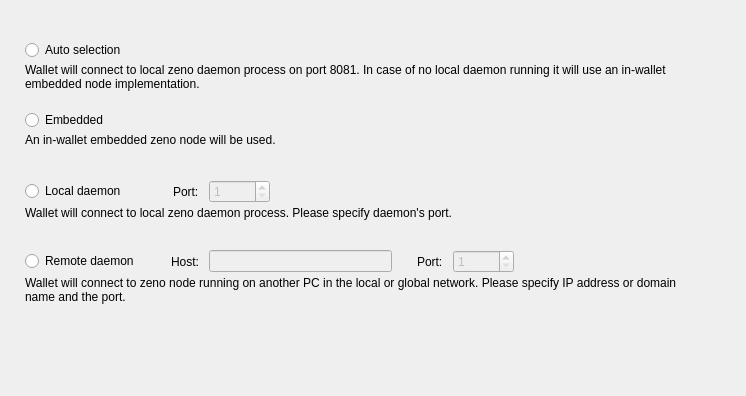
<?xml version="1.0" encoding="UTF-8"?>
<ui version="4.0">
 <class>ConnectionOptionsFrame</class>
 <widget class="QFrame" name="ConnectionOptionsFrame">
  <property name="geometry">
   <rect>
    <x>0</x>
    <y>0</y>
    <width>746</width>
    <height>396</height>
   </rect>
  </property>
  <property name="windowTitle">
   <string>Frame</string>
  </property>
  <property name="frameShape">
   <enum>QFrame::NoFrame</enum>
  </property>
  <property name="frameShadow">
   <enum>QFrame::Raised</enum>
  </property>
  <layout class="QVBoxLayout" name="verticalLayout_5">
   <property name="spacing">
    <number>0</number>
   </property>
   <property name="leftMargin">
    <number>25</number>
   </property>
   <property name="topMargin">
    <number>40</number>
   </property>
   <property name="rightMargin">
    <number>49</number>
   </property>
   <item>
    <widget class="QWidget" name="widget" native="true">
     <property name="sizePolicy">
      <sizepolicy hsizetype="Preferred" vsizetype="Fixed">
       <horstretch>0</horstretch>
       <verstretch>0</verstretch>
      </sizepolicy>
     </property>
     <property name="minimumSize">
      <size>
       <width>0</width>
       <height>70</height>
      </size>
     </property>
     <property name="maximumSize">
      <size>
       <width>16777215</width>
       <height>70</height>
      </size>
     </property>
     <layout class="QVBoxLayout" name="verticalLayout" stretch="0,1">
      <property name="spacing">
       <number>3</number>
      </property>
      <property name="leftMargin">
       <number>0</number>
      </property>
      <property name="topMargin">
       <number>0</number>
      </property>
      <property name="rightMargin">
       <number>0</number>
      </property>
      <property name="bottomMargin">
       <number>0</number>
      </property>
      <item>
       <widget class="QRadioButton" name="m_autoRadio">
        <property name="text">
         <string>Auto selection</string>
        </property>
        <attribute name="buttonGroup">
         <string notr="true">m_connectionButtonGroup</string>
        </attribute>
       </widget>
      </item>
      <item alignment="Qt::AlignTop">
       <widget class="WalletGui::WalletSmallGrayTextLabel" name="m_autoHelperLabel">
        <property name="text">
         <string>Wallet will connect to local zeno daemon process on port 8081. In case of no local daemon running it will use an in-wallet embedded node implementation.</string>
        </property>
        <property name="alignment">
         <set>Qt::AlignLeading|Qt::AlignLeft|Qt::AlignTop</set>
        </property>
        <property name="wordWrap">
         <bool>true</bool>
        </property>
        <property name="indent">
         <number>0</number>
        </property>
       </widget>
      </item>
     </layout>
    </widget>
   </item>
   <item>
    <widget class="QWidget" name="widget_2" native="true">
     <property name="sizePolicy">
      <sizepolicy hsizetype="Preferred" vsizetype="Fixed">
       <horstretch>0</horstretch>
       <verstretch>0</verstretch>
      </sizepolicy>
     </property>
     <property name="minimumSize">
      <size>
       <width>0</width>
       <height>70</height>
      </size>
     </property>
     <property name="maximumSize">
      <size>
       <width>16777215</width>
       <height>70</height>
      </size>
     </property>
     <layout class="QVBoxLayout" name="verticalLayout_2" stretch="0,1">
      <property name="spacing">
       <number>3</number>
      </property>
      <property name="leftMargin">
       <number>0</number>
      </property>
      <property name="topMargin">
       <number>0</number>
      </property>
      <property name="rightMargin">
       <number>0</number>
      </property>
      <property name="bottomMargin">
       <number>0</number>
      </property>
      <item>
       <widget class="QRadioButton" name="m_embeddedRadio">
        <property name="text">
         <string>Embedded</string>
        </property>
        <attribute name="buttonGroup">
         <string notr="true">m_connectionButtonGroup</string>
        </attribute>
       </widget>
      </item>
      <item alignment="Qt::AlignTop">
       <widget class="WalletGui::WalletSmallGrayTextLabel" name="m_embeddedHelperLabel">
        <property name="text">
         <string>An in-wallet embedded zeno node will be used.</string>
        </property>
        <property name="alignment">
         <set>Qt::AlignLeading|Qt::AlignLeft|Qt::AlignTop</set>
        </property>
        <property name="wordWrap">
         <bool>true</bool>
        </property>
        <property name="indent">
         <number>0</number>
        </property>
       </widget>
      </item>
     </layout>
    </widget>
   </item>
   <item>
    <widget class="QWidget" name="widget_3" native="true">
     <property name="sizePolicy">
      <sizepolicy hsizetype="Preferred" vsizetype="Fixed">
       <horstretch>0</horstretch>
       <verstretch>0</verstretch>
      </sizepolicy>
     </property>
     <property name="minimumSize">
      <size>
       <width>0</width>
       <height>70</height>
      </size>
     </property>
     <property name="maximumSize">
      <size>
       <width>16777215</width>
       <height>70</height>
      </size>
     </property>
     <layout class="QVBoxLayout" name="verticalLayout_3" stretch="0,1">
      <property name="spacing">
       <number>3</number>
      </property>
      <property name="leftMargin">
       <number>0</number>
      </property>
      <property name="topMargin">
       <number>0</number>
      </property>
      <property name="rightMargin">
       <number>0</number>
      </property>
      <property name="bottomMargin">
       <number>0</number>
      </property>
      <item>
       <layout class="QHBoxLayout" name="horizontalLayout">
        <property name="spacing">
         <number>10</number>
        </property>
        <item>
         <widget class="QRadioButton" name="m_localRadio">
          <property name="text">
           <string>Local daemon</string>
          </property>
          <attribute name="buttonGroup">
           <string notr="true">m_connectionButtonGroup</string>
          </attribute>
         </widget>
        </item>
        <item>
         <spacer name="horizontalSpacer">
          <property name="orientation">
           <enum>Qt::Horizontal</enum>
          </property>
          <property name="sizeType">
           <enum>QSizePolicy::Fixed</enum>
          </property>
          <property name="sizeHint" stdset="0">
           <size>
            <width>37</width>
            <height>20</height>
           </size>
          </property>
         </spacer>
        </item>
        <item>
         <widget class="QLabel" name="label">
          <property name="text">
           <string>Port:</string>
          </property>
         </widget>
        </item>
        <item alignment="Qt::AlignVCenter">
         <widget class="QSpinBox" name="m_localPortSpin">
          <property name="enabled">
           <bool>false</bool>
          </property>
          <property name="minimum">
           <number>1</number>
          </property>
          <property name="maximum">
           <number>65535</number>
          </property>
          <property name="value">
           <number>1</number>
          </property>
         </widget>
        </item>
        <item>
         <spacer name="horizontalSpacer_2">
          <property name="orientation">
           <enum>Qt::Horizontal</enum>
          </property>
          <property name="sizeHint" stdset="0">
           <size>
            <width>40</width>
            <height>20</height>
           </size>
          </property>
         </spacer>
        </item>
       </layout>
      </item>
      <item alignment="Qt::AlignTop">
       <widget class="WalletGui::WalletSmallGrayTextLabel" name="m_localHelperLabel">
        <property name="text">
         <string>Wallet will connect to local zeno daemon process. Please specify daemon's port.</string>
        </property>
        <property name="alignment">
         <set>Qt::AlignLeading|Qt::AlignLeft|Qt::AlignTop</set>
        </property>
        <property name="wordWrap">
         <bool>true</bool>
        </property>
        <property name="indent">
         <number>0</number>
        </property>
       </widget>
      </item>
     </layout>
    </widget>
   </item>
   <item>
    <widget class="QWidget" name="widget_4" native="true">
     <property name="sizePolicy">
      <sizepolicy hsizetype="Preferred" vsizetype="Fixed">
       <horstretch>0</horstretch>
       <verstretch>0</verstretch>
      </sizepolicy>
     </property>
     <property name="minimumSize">
      <size>
       <width>0</width>
       <height>70</height>
      </size>
     </property>
     <property name="maximumSize">
      <size>
       <width>16777215</width>
       <height>70</height>
      </size>
     </property>
     <layout class="QVBoxLayout" name="verticalLayout_4" stretch="0,1">
      <property name="spacing">
       <number>3</number>
      </property>
      <property name="leftMargin">
       <number>0</number>
      </property>
      <property name="topMargin">
       <number>0</number>
      </property>
      <property name="rightMargin">
       <number>0</number>
      </property>
      <property name="bottomMargin">
       <number>0</number>
      </property>
      <item>
       <layout class="QHBoxLayout" name="horizontalLayout_2">
        <property name="spacing">
         <number>10</number>
        </property>
        <item>
         <widget class="QRadioButton" name="m_remoteRadio">
          <property name="text">
           <string>Remote daemon</string>
          </property>
          <attribute name="buttonGroup">
           <string notr="true">m_connectionButtonGroup</string>
          </attribute>
         </widget>
        </item>
        <item>
         <spacer name="horizontalSpacer_3">
          <property name="orientation">
           <enum>Qt::Horizontal</enum>
          </property>
          <property name="sizeType">
           <enum>QSizePolicy::Fixed</enum>
          </property>
          <property name="sizeHint" stdset="0">
           <size>
            <width>22</width>
            <height>20</height>
           </size>
          </property>
         </spacer>
        </item>
        <item>
         <widget class="QLabel" name="label_2">
          <property name="text">
           <string>Host:</string>
          </property>
         </widget>
        </item>
        <item>
         <widget class="QLineEdit" name="m_remoteHostEdit">
          <property name="enabled">
           <bool>false</bool>
          </property>
         </widget>
        </item>
        <item>
         <spacer name="horizontalSpacer_5">
          <property name="orientation">
           <enum>Qt::Horizontal</enum>
          </property>
          <property name="sizeType">
           <enum>QSizePolicy::Fixed</enum>
          </property>
          <property name="sizeHint" stdset="0">
           <size>
            <width>15</width>
            <height>20</height>
           </size>
          </property>
         </spacer>
        </item>
        <item>
         <widget class="QLabel" name="label_3">
          <property name="text">
           <string>Port:</string>
          </property>
         </widget>
        </item>
        <item alignment="Qt::AlignVCenter">
         <widget class="QSpinBox" name="m_remotePortSpin">
          <property name="enabled">
           <bool>false</bool>
          </property>
          <property name="minimum">
           <number>1</number>
          </property>
          <property name="maximum">
           <number>65535</number>
          </property>
          <property name="value">
           <number>1</number>
          </property>
         </widget>
        </item>
        <item>
         <spacer name="horizontalSpacer_4">
          <property name="orientation">
           <enum>Qt::Horizontal</enum>
          </property>
          <property name="sizeHint" stdset="0">
           <size>
            <width>40</width>
            <height>20</height>
           </size>
          </property>
         </spacer>
        </item>
       </layout>
      </item>
      <item alignment="Qt::AlignTop">
       <widget class="WalletGui::WalletSmallGrayTextLabel" name="m_remoteHelperLabel">
        <property name="text">
         <string>Wallet will connect to zeno node running on another PC in the local or global network. Please specify IP address or domain name and the port.</string>
        </property>
        <property name="alignment">
         <set>Qt::AlignLeading|Qt::AlignLeft|Qt::AlignTop</set>
        </property>
        <property name="wordWrap">
         <bool>true</bool>
        </property>
        <property name="indent">
         <number>0</number>
        </property>
       </widget>
      </item>
     </layout>
    </widget>
   </item>
   <item>
    <spacer name="verticalSpacer">
     <property name="orientation">
      <enum>Qt::Vertical</enum>
     </property>
     <property name="sizeHint" stdset="0">
      <size>
       <width>665</width>
       <height>61</height>
      </size>
     </property>
    </spacer>
   </item>
  </layout>
 </widget>
 <customwidgets>
  <customwidget>
   <class>WalletGui::WalletSmallGrayTextLabel</class>
   <extends>QLabel</extends>
   <header>Gui/Common/WalletTextLabel.h</header>
  </customwidget>
 </customwidgets>
 <resources/>
 <connections>
  <connection>
   <sender>m_remoteHostEdit</sender>
   <signal>textChanged(QString)</signal>
   <receiver>ConnectionOptionsFrame</receiver>
   <slot>remoteHostNameChanged(QString)</slot>
   <hints>
    <hint type="sourcelabel">
     <x>390</x>
     <y>319</y>
    </hint>
    <hint type="destinationlabel">
     <x>372</x>
     <y>197</y>
    </hint>
   </hints>
  </connection>
  <connection>
   <sender>m_connectionButtonGroup</sender>
   <signal>buttonClicked(int)</signal>
   <receiver>ConnectionOptionsFrame</receiver>
   <slot>connectionButtonClicked(int)</slot>
   <hints>
    <hint type="sourcelabel">
     <x>-1</x>
     <y>-1</y>
    </hint>
    <hint type="destinationlabel">
     <x>372</x>
     <y>197</y>
    </hint>
   </hints>
  </connection>
  <connection>
   <sender>m_remoteRadio</sender>
   <signal>toggled(bool)</signal>
   <receiver>m_remoteHostEdit</receiver>
   <slot>setEnabled(bool)</slot>
   <hints>
    <hint type="sourcelabel">
     <x>88</x>
     <y>264</y>
    </hint>
    <hint type="destinationlabel">
     <x>312</x>
     <y>263</y>
    </hint>
   </hints>
  </connection>
  <connection>
   <sender>m_remoteRadio</sender>
   <signal>toggled(bool)</signal>
   <receiver>m_remotePortSpin</receiver>
   <slot>setEnabled(bool)</slot>
   <hints>
    <hint type="sourcelabel">
     <x>88</x>
     <y>264</y>
    </hint>
    <hint type="destinationlabel">
     <x>498</x>
     <y>263</y>
    </hint>
   </hints>
  </connection>
  <connection>
   <sender>m_localRadio</sender>
   <signal>toggled(bool)</signal>
   <receiver>m_localPortSpin</receiver>
   <slot>setEnabled(bool)</slot>
   <hints>
    <hint type="sourcelabel">
     <x>81</x>
     <y>194</y>
    </hint>
    <hint type="destinationlabel">
     <x>270</x>
     <y>193</y>
    </hint>
   </hints>
  </connection>
 </connections>
 <slots>
  <slot>remoteHostNameChanged(QString)</slot>
  <slot>connectionButtonClicked(int)</slot>
 </slots>
 <buttongroups>
  <buttongroup name="m_connectionButtonGroup"/>
 </buttongroups>
</ui>
